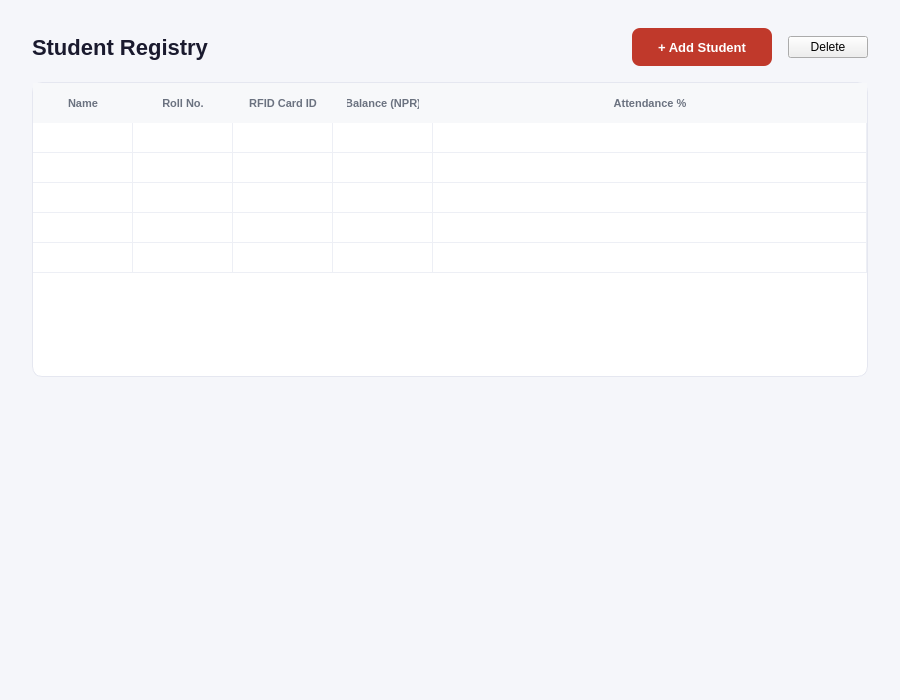
<?xml version="1.0" encoding="UTF-8"?>
<ui version="4.0">
 <class>StudentsPage</class>
 <widget class="QWidget" name="StudentsPage">
  <property name="geometry">
   <rect>
    <x>0</x>
    <y>0</y>
    <width>900</width>
    <height>700</height>
   </rect>
  </property>
  <property name="windowTitle">
   <string>StudentsPage</string>
  </property>
  <property name="styleSheet">
   <string notr="true">QWidget#StudentsPage { background-color: #F5F6FA; }</string>
  </property>
  <layout class="QVBoxLayout" name="studentsLayout">
   <property name="spacing">
    <number>16</number>
   </property>
   <property name="leftMargin">
    <number>32</number>
   </property>
   <property name="topMargin">
    <number>28</number>
   </property>
   <property name="rightMargin">
    <number>32</number>
   </property>
   <property name="bottomMargin">
    <number>28</number>
   </property>
   <item>
    <layout class="QHBoxLayout" name="studentsHeaderRow">
     <item>
      <widget class="QLabel" name="labelStudTitle">
       <property name="styleSheet">
        <string notr="true">color: #1A1A2E;font-size:22px;font-weight:700;background:transparent;border:none;</string>
       </property>
       <property name="text">
        <string>Student Registry</string>
       </property>
      </widget>
     </item>
     <item>
      <spacer>
       <property name="orientation">
        <enum>Qt::Orientation::Horizontal</enum>
       </property>
       <property name="sizeHint" stdset="0">
        <size>
         <width>40</width>
         <height>20</height>
        </size>
       </property>
      </spacer>
     </item>
     <item>
      <widget class="QPushButton" name="pushButtonAddStudent">
       <property name="minimumSize">
        <size>
         <width>140</width>
         <height>38</height>
        </size>
       </property>
       <property name="maximumSize">
        <size>
         <width>140</width>
         <height>38</height>
        </size>
       </property>
       <property name="cursor">
        <cursorShape>PointingHandCursor</cursorShape>
       </property>
       <property name="styleSheet">
        <string notr="true">QPushButton{background-color:#C0392B;color:#fff;border:none;border-radius:8px;font-size:13px;font-weight:700;}
QPushButton:hover{background-color:#E74C3C;}</string>
       </property>
       <property name="text">
        <string>+ Add Student</string>
       </property>
      </widget>
     </item>
     <item>
      <widget class="QPushButton" name="pushButtonDeleteStudent">
       <property name="text">
        <string>Delete</string>
       </property>
      </widget>
     </item>
    </layout>
   </item>
   <item>
    <widget class="QTableWidget" name="tableStudents">
     <property name="styleSheet">
      <string notr="true">QTableWidget{background-color:#FFFFFF;border:1px solid #E5E7F0;border-radius:10px;gridline-color:#EDEFF5;font-size:13px;}
QHeaderView::section{background-color:#F7F8FA;color:#6B7280;font-size:11px;font-weight:600;padding:11px 14px;border:none;}
QTableWidget::item{padding:11px 14px;color:#374151;}
QTableWidget::item:selected{background-color:#FDECEA;color:#1A1A2E;}
QTableWidget::item:hover{background-color:#F7F8FA;}</string>
     </property>
     <property name="editTriggers">
      <set>QAbstractItemView::EditTrigger::NoEditTriggers</set>
     </property>
     <property name="selectionMode">
      <enum>QAbstractItemView::SelectionMode::SingleSelection</enum>
     </property>
     <property name="selectionBehavior">
      <enum>QAbstractItemView::SelectionBehavior::SelectRows</enum>
     </property>
     <attribute name="horizontalHeaderStretchLastSection">
      <bool>true</bool>
     </attribute>
     <attribute name="verticalHeaderVisible">
      <bool>false</bool>
     </attribute>
     <row/>
     <row/>
     <row/>
     <row/>
     <row/>
     <column>
      <property name="text">
       <string>Name</string>
      </property>
     </column>
     <column>
      <property name="text">
       <string>Roll No.</string>
      </property>
     </column>
     <column>
      <property name="text">
       <string>RFID Card ID</string>
      </property>
     </column>
     <column>
      <property name="text">
       <string>Balance (NPR)</string>
      </property>
     </column>
     <column>
      <property name="text">
       <string>Attendance %</string>
      </property>
     </column>
    </widget>
   </item>
   <item>
    <spacer>
     <property name="orientation">
      <enum>Qt::Orientation::Vertical</enum>
     </property>
     <property name="sizeHint" stdset="0">
      <size>
       <width>20</width>
       <height>40</height>
      </size>
     </property>
    </spacer>
   </item>
  </layout>
 </widget>
 <resources/>
 <connections/>
</ui>
